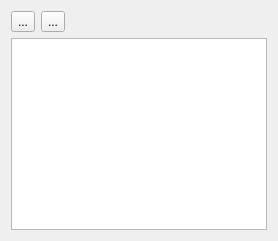
                <widget class="QWidget" name="tabTypes_2">
                 <attribute name="title">
                  <string>Types</string>
                 </attribute>
                 <layout class="QVBoxLayout" name="verticalLayout_33">
                  <item>
                   <layout class="QHBoxLayout" name="horizontalLayout_30">
                    <item>
                     <widget class="QToolButton" name="toolButtonAddWord_9">
                      <property name="text">
                       <string>...</string>
                      </property>
                      <property name="icon">
                       <iconset resource="ui/kevora.qrc">
                        <normaloff>:/png/png_record/tab_all_left.png</normaloff>:/png/png_record/tab_all_left.png</iconset>
                      </property>
                     </widget>
                    </item>
                    <item>
                     <widget class="QToolButton" name="toolButtonRemoveWord_9">
                      <property name="text">
                       <string>...</string>
                      </property>
                      <property name="icon">
                       <iconset resource="ui/kevora.qrc">
                        <normaloff>:/png/png_record/tab_left.png</normaloff>:/png/png_record/tab_left.png</iconset>
                      </property>
                     </widget>
                    </item>
                    <item>
                     <spacer name="horizontalSpacer_22">
                      <property name="orientation">
                       <enum>Qt::Horizontal</enum>
                      </property>
                      <property name="sizeHint" stdset="0">
                       <size>
                        <width>40</width>
                        <height>20</height>
                       </size>
                      </property>
                     </spacer>
                    </item>
                   </layout>
                  </item>
                  <item>
                   <widget class="QListWidget" name="listWidget_9"/>
                  </item>
                 </layout>
                </widget>
